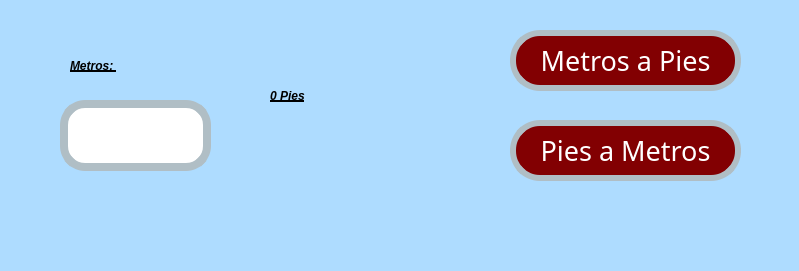
<?xml version="1.0" encoding="UTF-8"?>
<ui version="4.0">
 <class>MainWindow</class>
 <widget class="QMainWindow" name="MainWindow">
  <property name="geometry">
   <rect>
    <x>0</x>
    <y>0</y>
    <width>799</width>
    <height>271</height>
   </rect>
  </property>
  <property name="windowTitle">
   <string>MainWindow</string>
  </property>
  <property name="styleSheet">
   <string notr="true">background-color: rgb(174, 220, 255);</string>
  </property>
  <widget class="QWidget" name="centralwidget">
   <widget class="QPushButton" name="btn_mp">
    <property name="geometry">
     <rect>
      <x>510</x>
      <y>30</y>
      <width>231</width>
      <height>61</height>
     </rect>
    </property>
    <property name="font">
     <font>
      <family>Forte</family>
      <pointsize>20</pointsize>
      <weight>50</weight>
      <italic>false</italic>
      <bold>false</bold>
     </font>
    </property>
    <property name="styleSheet">
     <string notr="true">font: 20pt &quot;Forte&quot;;
background-color: rgb(130, 0, 2);
color: rgb(255, 255, 255);
border-radius:30px;
border:6px solid #B0BEC5;</string>
    </property>
    <property name="text">
     <string>Metros a Pies</string>
    </property>
   </widget>
   <widget class="QPushButton" name="btn_pm">
    <property name="geometry">
     <rect>
      <x>510</x>
      <y>120</y>
      <width>231</width>
      <height>61</height>
     </rect>
    </property>
    <property name="font">
     <font>
      <family>Forte</family>
      <pointsize>20</pointsize>
      <weight>50</weight>
      <italic>false</italic>
      <bold>false</bold>
     </font>
    </property>
    <property name="styleSheet">
     <string notr="true">font: 20pt &quot;Forte&quot;;
background-color: rgb(130, 0, 2);
color: rgb(255, 255, 255);
border-radius:30px;
border:6px solid #B0BEC5;</string>
    </property>
    <property name="text">
     <string>Pies a Metros</string>
    </property>
   </widget>
   <widget class="QLabel" name="Lbl_1">
    <property name="geometry">
     <rect>
      <x>70</x>
      <y>50</y>
      <width>131</width>
      <height>31</height>
     </rect>
    </property>
    <property name="styleSheet">
     <string notr="true">text-decoration: underline;
font: 20pt &quot;Forte&quot;;
color:rgb(0, 0, 0);
border-radius: 10px;
font-weight: bold;
font-style: italic;</string>
    </property>
    <property name="text">
     <string>Metros: </string>
    </property>
   </widget>
   <widget class="QLabel" name="Lbl_2">
    <property name="geometry">
     <rect>
      <x>270</x>
      <y>80</y>
      <width>181</width>
      <height>31</height>
     </rect>
    </property>
    <property name="styleSheet">
     <string notr="true">text-decoration: underline;
font: 20pt &quot;Forte&quot;;
color:rgb(0, 0, 0);
border-radius: 10px;
font-weight: bold;
font-style: italic;</string>
    </property>
    <property name="text">
     <string>0 Pies</string>
    </property>
   </widget>
   <widget class="QLineEdit" name="txt_1">
    <property name="geometry">
     <rect>
      <x>60</x>
      <y>100</y>
      <width>151</width>
      <height>71</height>
     </rect>
    </property>
    <property name="contextMenuPolicy">
     <enum>Qt::PreventContextMenu</enum>
    </property>
    <property name="whatsThis">
     <string/>
    </property>
    <property name="styleSheet">
     <string notr="true">background-color:rgb(255, 255, 255);
color:rgb(0, 0, 0);
border-radius:25px;
border:8px solid #B0BEC5;
font: 75 16pt &quot;MS Shell Dlg 2&quot;;
</string>
    </property>
    <property name="text">
     <string/>
    </property>
    <property name="maxLength">
     <number>32774</number>
    </property>
    <property name="cursorPosition">
     <number>0</number>
    </property>
    <property name="dragEnabled">
     <bool>false</bool>
    </property>
    <property name="readOnly">
     <bool>false</bool>
    </property>
    <property name="clearButtonEnabled">
     <bool>false</bool>
    </property>
   </widget>
  </widget>
  <widget class="QMenuBar" name="menubar">
   <property name="geometry">
    <rect>
     <x>0</x>
     <y>0</y>
     <width>799</width>
     <height>26</height>
    </rect>
   </property>
  </widget>
  <widget class="QStatusBar" name="statusbar"/>
 </widget>
 <resources/>
 <connections/>
</ui>
